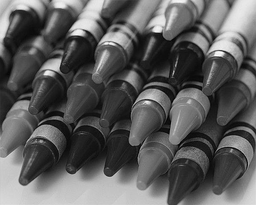
#> input picture crayons_mosaic.bmp, 256 x 205 px, shrunk from 600 x 480 before the run
$ python bayer_pattern.py
#> lines starting #> are read from the running program, lines starting #| are printed output that depends on the picture; after the words box and inside, x2 and y2 are one past the last pixel; in counts of white or black regions, pixels touching at a corner belong together; long printed decimals are rounded
import matplotlib.pyplot as plt
from matplotlib import cm
import numpy as np

image = plt.imread("crayons_mosaic.bmp").astype(np.float32)
#> image: shape (205, 256) float32; min 0, max 255, mean 92.4

#
# show the original color image
#

color_image = np.zeros(image.shape + (3,))
color_image[ ::2, ::2, 0] = image[::2,::2] # red pixels
color_image[ ::2,1::2, 1] = image[::2,1::2] # green pixels
color_image[1::2, ::2, 1] = image[1::2,::2] # green pixels
color_image[1::2,1::2, 2] = image[1::2,1::2] # blue pixels
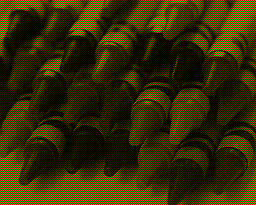
#> color_image: shape (205, 256, 3) float64; mean of channels 0, 1, 2 23.3, 46.2, 22.9; drawn as R, G, B

def average(image, positions):
	assert len(positions) > 0
	return sum(image[p[0], p[1]] for p in positions) / len(positions)

def interp2(image, row, col):
	'''Does a 2-interpolation'''
	height, width = image.shape
	neighbors = None
	hor_nbrs = list(filter(lambda p: p[0] >= 0 and p[1] >= 0 and p[0] < height and p[1] < width, [(row, col+1), (row, col-1)]))
	ver_nbrs = list(filter(lambda p: p[0] >= 0 and p[1] >= 0 and p[0] < height and p[1] < width, [(row+1, col), (row-1, col)]))
	return average(image, hor_nbrs), average(image, ver_nbrs)

def interp4(image, row, col, diag):
	'''Does a 4-interpolation, either diagonally or horizontally/vertically'''
	height, width = image.shape
	neighbors = None
	if diag:
		neighbors = [(row + dr, col + dc) for dr in [-1,1] for dc in [-1,1]]
	else:
		neighbors = [(row+1, col), (row-1, col), (row, col+1), (row, col-1)]
	neighbors = list(filter(lambda p: p[0] >= 0 and p[1] >= 0 and p[0] < height and p[1] < width, neighbors))
	return average(image, neighbors)

def demosaic(image):
	height, width = image.shape
#> height = 205; width = 256
	output = np.zeros(image.shape + (3,))
	# Fill in green and red values at the blue spots
	for row in range(1, height, 2):
		for col in range(1, width, 2):
			output[row, col, 0] = interp4(image, row, col, True)
			output[row, col, 1] = interp4(image, row, col, False)
#> this loop made 102 passes
	# Fill in green and blue values at the red spots
	for row in range(0, height, 2):
		for col in range(0, width, 2):
			output[row, col, 1] = interp4(image, row, col, False)
			output[row, col, 2] = interp4(image, row, col, True)
#> this loop made 103 passes
#> row on passes 3 to 14: 4, 6, 8, 10, 12, 14, 16, 18, 20, 22, 24, 26
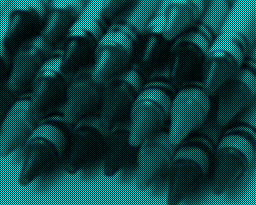
#> output: shape (205, 256, 3) float64; mean of channels 0, 1, 2 22.9, 46.2, 23.3; drawn as R, G, B
	# Fill in red and blue values at the green spots
	for row in range(0, height, 2):
		for col in range(1, width, 2):
			output[row, col, 0], output[row, col, 2] = interp2(image, row, col)
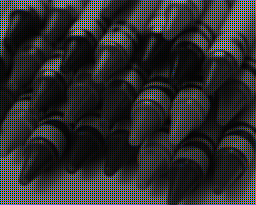
#> output: shape (205, 256, 3) float64; mean of channels 0, 1, 2 46.2, 46.2, 46.7; drawn as R, G, B
	for row in range(1, height, 2):
		for col in range(0, width, 2):
			output[row, col, 2], output[row, col, 0] = interp2(image, row, col)
#> this loop made 102 passes
#> row on passes 2 to 13: 3, 5, 7, 9, 11, 13, 15, 17, 19, 21, 23, 25
	return output

def compute_error_map(reference, demosaiced):
	'''Sum of squared error across three channels'''
	height, width, _ = reference.shape
	output = np.zeros(reference.shape)
	for row in range(height):
		for col in range(width):
			a = reference[row, col]
			b = demosaiced[row, col]
			output[row, col] = sum((a - b) ** 2)
	return output

demosaiced = demosaic(image)
reference = plt.imread("crayons.jpg").astype(np.uint8)
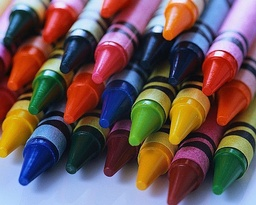
#> input picture crayons.jpg, 256 x 205 px, shrunk from 600 x 480 before the run
#> reference is the input picture: shape (205, 256, 3); mean R, G, B 109.2, 86.5, 87.5
error_map = compute_error_map(reference, demosaiced)
#> after the loop in compute_error_map, `for row in range(height):`:
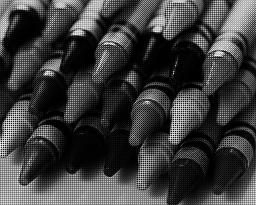
#> output: shape (205, 256, 3) float64; min 0.312, max 71560.6, mean 16901.4; drawn with min black and max white

error_map = np.log(error_map)
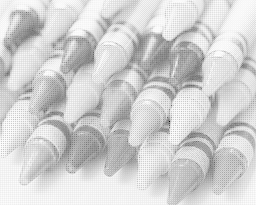
#> error_map: shape (205, 256, 3) float64; min -1.16, max 11.18, mean 8.97; drawn with min black and max white
# print(error_map)

fig, ax = plt.subplots()
ax.set_title("Demosaiced image")
ax.imshow(demosaiced.astype(np.uint8), interpolation="nearest")
plt.savefig('demosaiced.jpg')

fig, ax = plt.subplots()
ax.set_title("Error map")
cax = ax.imshow(error_map, interpolation="nearest", cmap=cm.afmhot)
# plt.colorbar(cax, orientation='horizontal')
# fig.colorbar(cax)
# cbar.ax.set_xticklabels(['Low', 'Medium', 'High'])

max_err = np.max(np.max(error_map))

total_err = np.sum(np.sum(error_map))
avg_err = total_err / (len(error_map) * len(error_map[0]))

print(max_err, avg_err)
#| 11.178 26.907

plt.show()
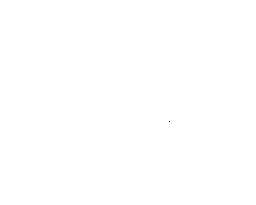
#> shown: shape (205, 256, 3) float64; values 0 (black) and 1 (white), 100% white; black in thin lines or dots, all inside (x1, y1, x2, y2) = (169, 121, 170, 122)
